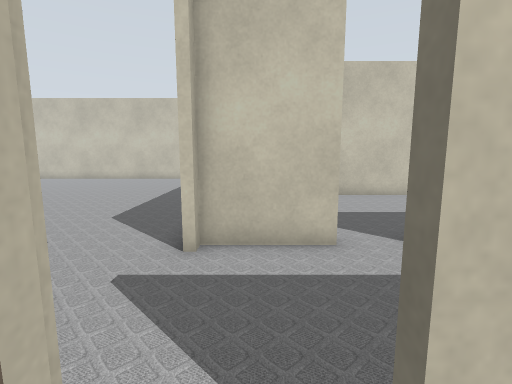
view 1 (above)

24 first-person views from a walk through a robot-simulator world made for Gazebo. The camera is 0.94 m above the floor, tilts 8° down and sees 85° across. The lines on the ground mark 1 m squares. The floor is counted in squares, 0.5 m on a side. Each view is taken from the middle of a square. On the plan, view 1 faces up. The plan holds only what a view shows up to about 16 squares ahead; the rest is blank. The place goes on beyond the plan.

view 2
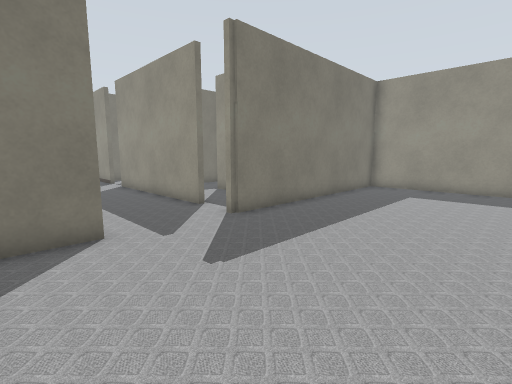

view 3
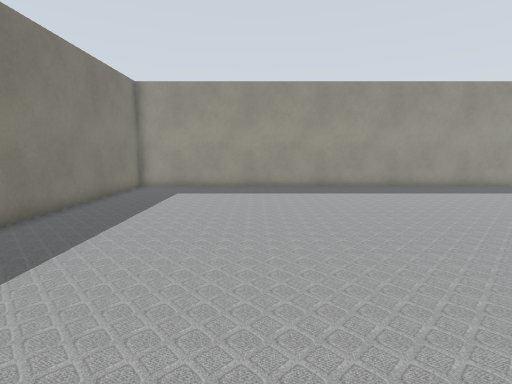

view 4
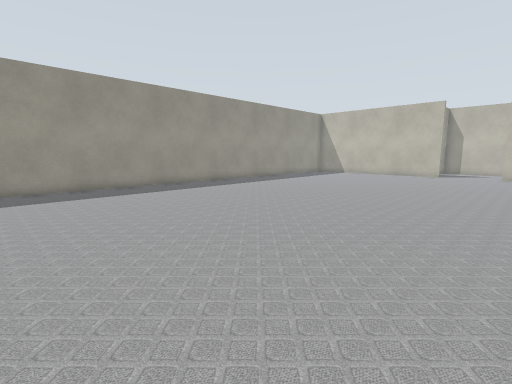

view 5
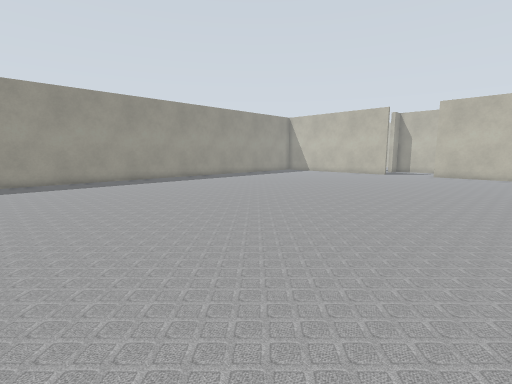

view 6
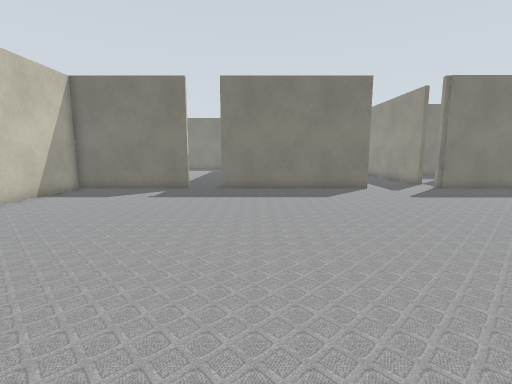

view 7
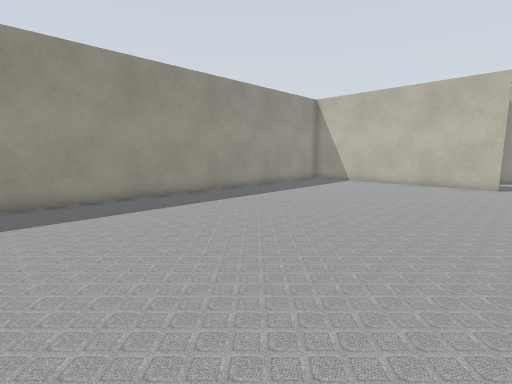

view 8
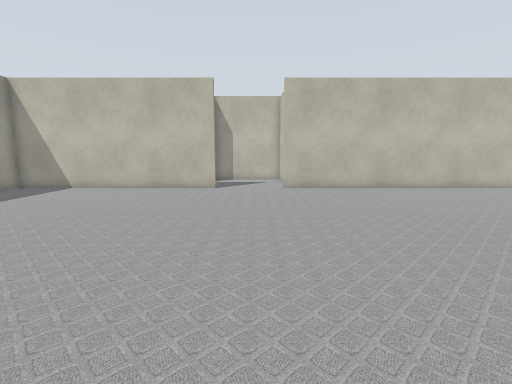

view 9
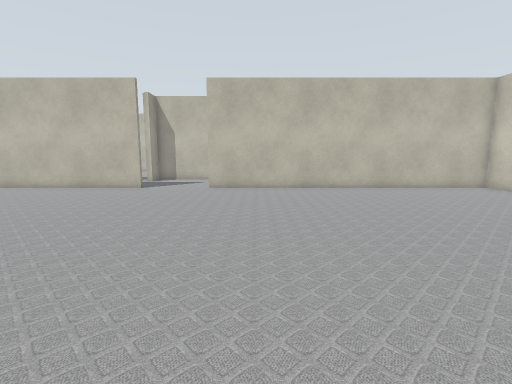

view 10
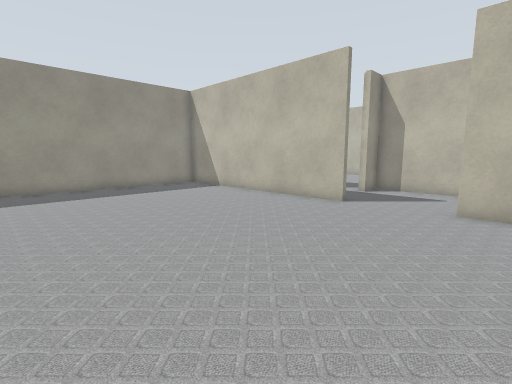

view 11
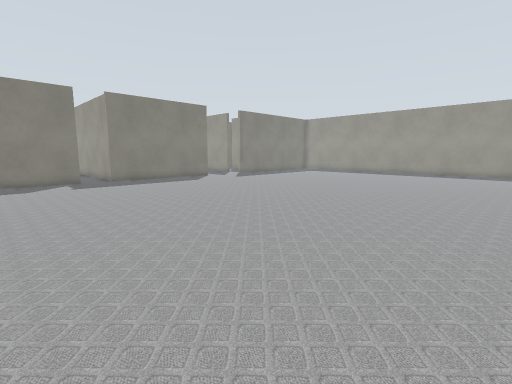

view 12
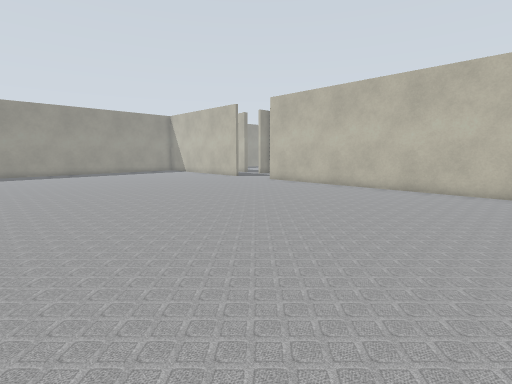

view 13
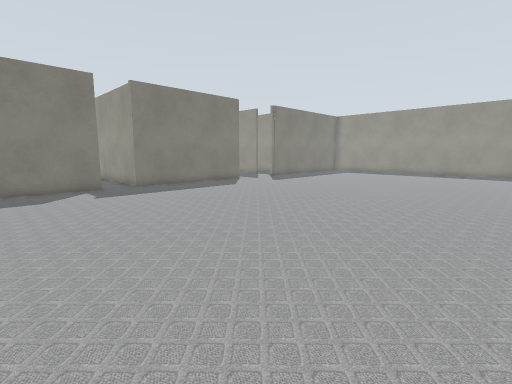

view 14
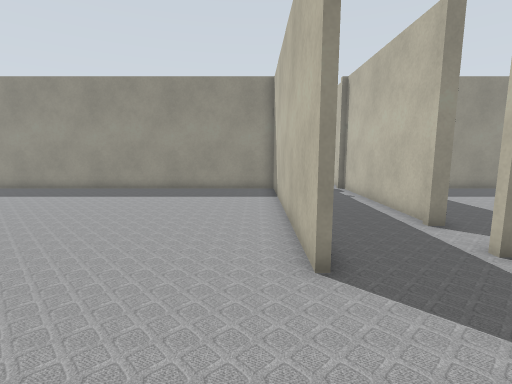

view 15
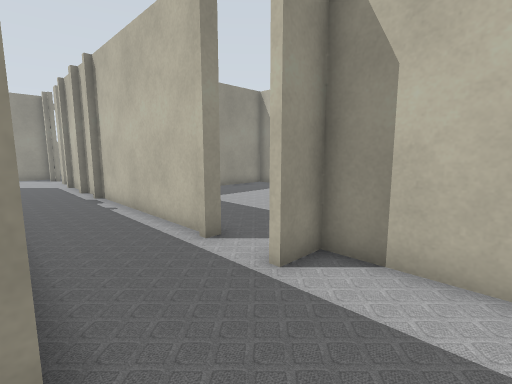

view 16
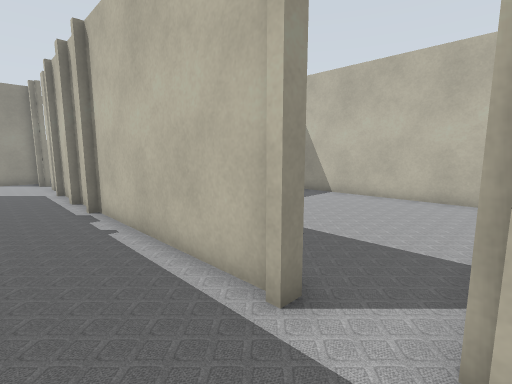

view 17
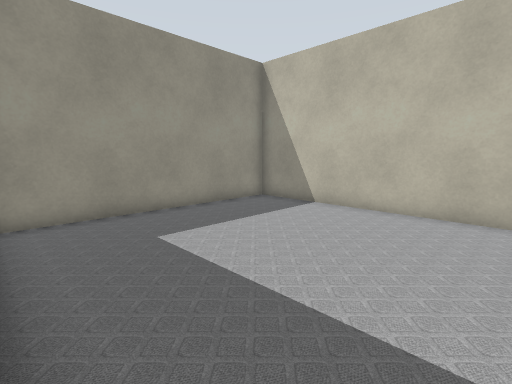

view 18
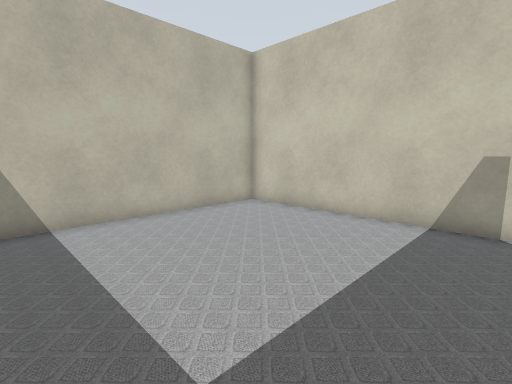

view 19
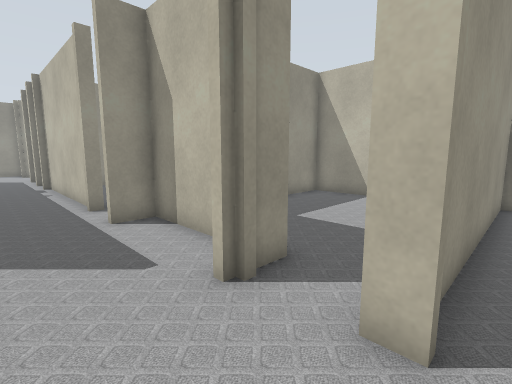

view 20
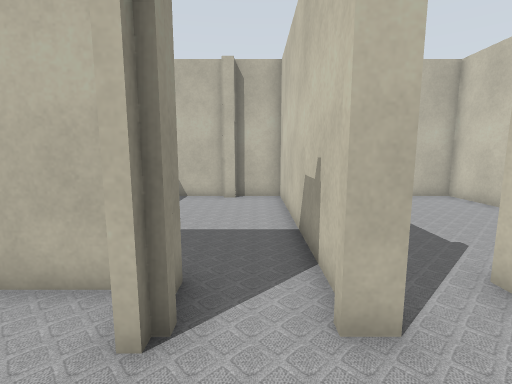

view 21
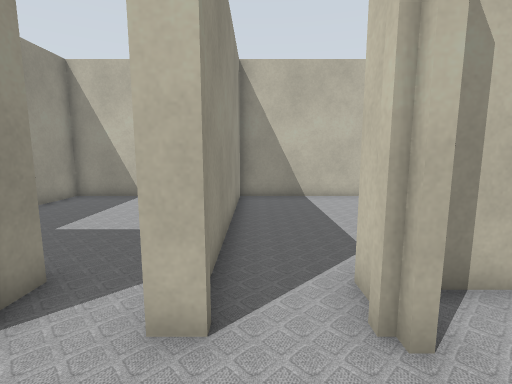

view 22
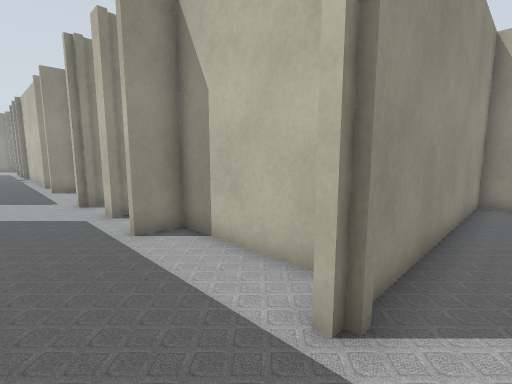

view 23
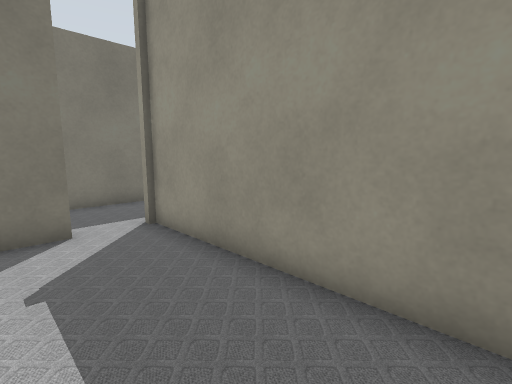

view 24
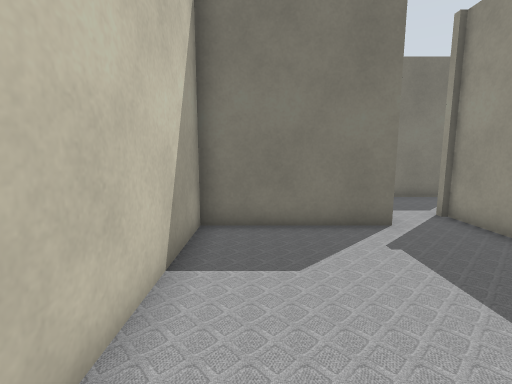

### Floor plan
Points are (right, up) in squares from view 1. A wall is a line through its corners. A room is listed if a view was taken in it or the views show most of it. See-through windows are left out.
Room 1 (view 1)
walls: (1.1, 0.9) (0.6, 0.9); (0.6, 1.2) (4.5, 1.2); (-1, 1.5) (-1, 1); (1.8, 5.5) (-1, 5.5); (3, -2) (3.9, -2)
ways out: opening at (-1, 3.5) to room 2; opening at (2.5, 6); gap at (4, -2)
Room 2 (views 2, 3, 4, 5, 6, 7, 8, 9, 10, 11, 12, 13, 14, 15)
walls: (-1.4, 5.1) (-1.4, 12.9); (-1, 5.5) (-1, 5.1); (-32.9, 1.9) (-32.9, -8.7) (-1.4, -8.7) (-1.4, 1.5); (-1.4, 14.5) (-1.4, 19.5); (-32.9, 19.5) (-32.9, 5.4)
ways out: opening at (-1, 3.5) to room 1; opening at (-33, 3.5) to room 3; opening at (-1, 14)
Room 3 (view 16)
walls: (-37.6, 5) (-37.6, 1.2) (-36.4, 1.2)
ways out: opening at (-33, 3.5) to room 2; opening at (-35, 1) to room 4; opening at (-35, 6) to room 7
Room 4 (view 17)
walls: (-36.6, -1.4) (-36.6, -8.7) (-36.2, -8.7); (-37, -1) (-36.4, -1); (-36.6, -9.9) (-36.6, -10.8) (-36.4, -10.8) (-36.4, -11.4)
ways out: opening at (-35, 1) to room 3; opening at (-37, 0) to room 5
Room 5 (view 18)
walls: (-38.1, 0.9) (-46.1, 0.9) (-46.1, -8.7) (-37.2, -8.7)
ways out: opening at (-37, 0) to room 4
Room 6 (views 19, 21, 22, 23)
walls: (-37.6, 14.8) (-37.6, 10.7) (-36.4, 10.7); (-37.2, 10.5) (-37.9, 10.5); (-36.9, 17.6) (-36.9, 18.9); (-33.2, 14.4) (-33.2, 17); (-36.6, 8.6) (-36.6, 7.8); (-38.4, 8.3) (-36.9, 8.3); (-46.1, 15.7) (-36.9, 15.7)
ways out: opening at (-35, 8) to room 7; opening at (-37.5, 9) to room 8
Room 7 (view 20)
walls: (-37.5, 8.1) (-38.5, 8.1); (-38, 5.9) (-36.9, 5.9); (-33.2, 6.1) (-33.2, 8.1)
ways out: opening at (-35, 6) to room 3; opening at (-35, 8) to room 6; opening at (-37.5, 7) to room 9
Room 8 (view 24)
walls: (-37.9, 10.5) (-37.9, 15.5) (-46.1, 15.5); (-46.1, 16.6) (-46.1, 8.3) (-38.4, 8.3)
ways out: opening at (-37.5, 9) to room 6
Room 9 (no view inside)
walls: (-45.7, 6.1) (-45.7, 5.6); (-46.1, 5.6) (-46.1, 1.2) (-43.9, 1.2); (-38.5, 8.1) (-46.1, 8.1) (-46.1, 6.1)
ways out: opening at (-37.5, 7) to room 7

Where each view was taken, in squares from view 1:
view 1: 0 up, 0 right, facing up
view 2: 7 up, 8 left, facing down-right
view 3: 7 up, 8 left, facing down
view 4: 7 up, 8 left, facing down-left
view 5: 11 up, 8 left, facing down-left
view 6: 11 up, 16 left, facing right
view 7: 3 up, 15 left, facing down-left
view 8: 4 up, 18 left, facing left
view 9: 8 up, 18 left, facing left
view 10: 7 up, 23 left, facing down-left
view 11: 19 up, 21 left, facing down-right
view 12: 19 up, 18 left, facing down-left
view 13: 19 up, 17 left, facing down-right
view 14: 6 up, 32 left, facing down
view 15: 4 up, 33 left, facing down-left
view 16: 1 up, 34 left, facing down-left
view 17: 0 up, 37 left, facing down-left
view 18: 7 down, 38 left, facing up-left
view 19: 9 up, 34 left, facing down-left
view 20: 7 up, 34 left, facing left
view 21: 9 up, 34 left, facing left
view 22: 17 up, 34 left, facing down-left
view 23: 19 up, 44 left, facing down-right
view 24: 14 up, 45 left, facing right
